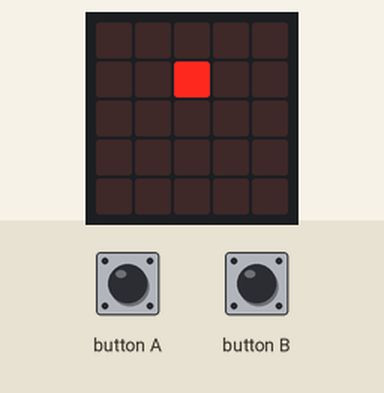
Simulated run of this program. Board: BBC micro:bit (MakeCode). On the bench: the board's 5×5 LED display. Inputs (shaded band) come from the test bench. A reset restarts the program; random numbers come from a fixed seed.

Above: at 2.26 s.
2.3 s: button A pressed for 0.15 s
3.0 s: button B pressed for 0.15 s
At 3.14 s:
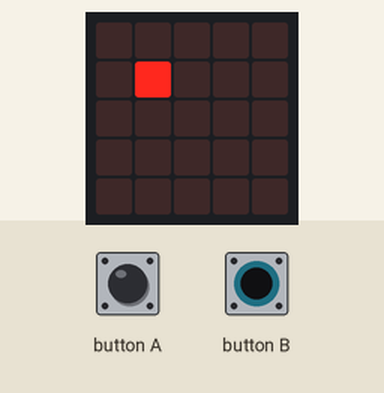
3.7 s: button B pressed for 0.15 s
At 4.13 s:
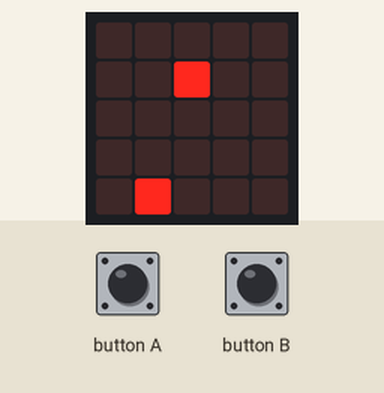
4.4 s: button A pressed for 0.15 s
5.1 s: button A pressed for 0.15 s
At 5.34 s:
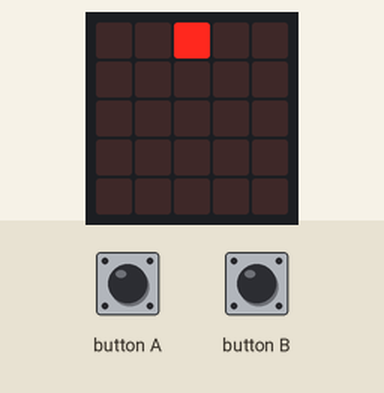
5.8 s: button B pressed for 0.15 s
At 8.55 s:
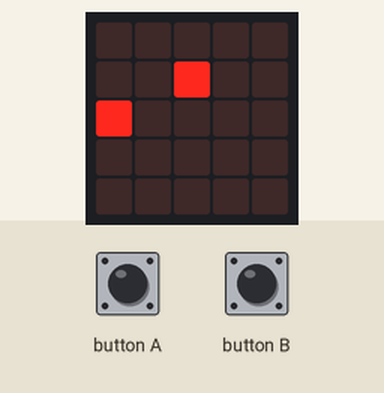

The program:

Snake.py
```python
def on_button_pressed_a():
    global Direction2
    Direction2 = Lefts[Direction2]
input.on_button_pressed(Button.A, on_button_pressed_a)

def Unplot(cell: number):
    led.unplot(cell / 10, cell % 10)
def Add_Rabit():
    global RabCoord
    while True:
        RabCoord = randint(0, 4) * 10 + randint(0, 4)
        if Snake.index(RabCoord) < 0:
            break

def on_button_pressed_b():
    global Direction2
    Direction2 = Rights[Direction2]
input.on_button_pressed(Button.B, on_button_pressed_b)

def Plot(cell: number):
    led.plot(cell / 10, cell % 10)
Next = 0
RabCoord = 0
Snake: List[number] = []
Direction2 = 0
Lefts: List[number] = []
Rights: List[number] = []
basic.show_leds("""
    # # # # #
    # # # # #
    # # # # #
    # # # # #
    # # # # #
    """)
basic.pause(200)
basic.show_leds("""
    . . . . .
    . . . . .
    . . . . .
    . . . . .
    . . . . .
    """)
Add_Rabit()
Rights = [2, 2, 3, 4, 1]
Lefts = [4, 4, 1, 2, 3]
Moves = [0, -1, 10, 1, -10]
Direction2 = 1
Snake = [23]
Fields = [0,
    1,
    2,
    3,
    4,
    10,
    11,
    12,
    13,
    14,
    20,
    21,
    22,
    23,
    24,
    30,
    31,
    32,
    33,
    34,
    40,
    41,
    42,
    43,
    44]

def on_forever():
    global Next
    Next = Snake[0] + Moves[Direction2]
    if Fields.index(Next) < 0 or Snake.index(Next) >= 0:
        control.reset()
    if Next == RabCoord:
        Plot(Next)
        Add_Rabit()
    else:
        Plot(Next)
        Unplot(Snake.pop())
    Snake.unshift(Next)
    if len(Snake) == 25:
        basic.show_string("You WIN!")
        control.reset()
    basic.pause(1000)
basic.forever(on_forever)

def on_forever2():
    Plot(RabCoord)
    basic.pause(100)
    Unplot(RabCoord)
    basic.pause(100)
basic.forever(on_forever2)
```
